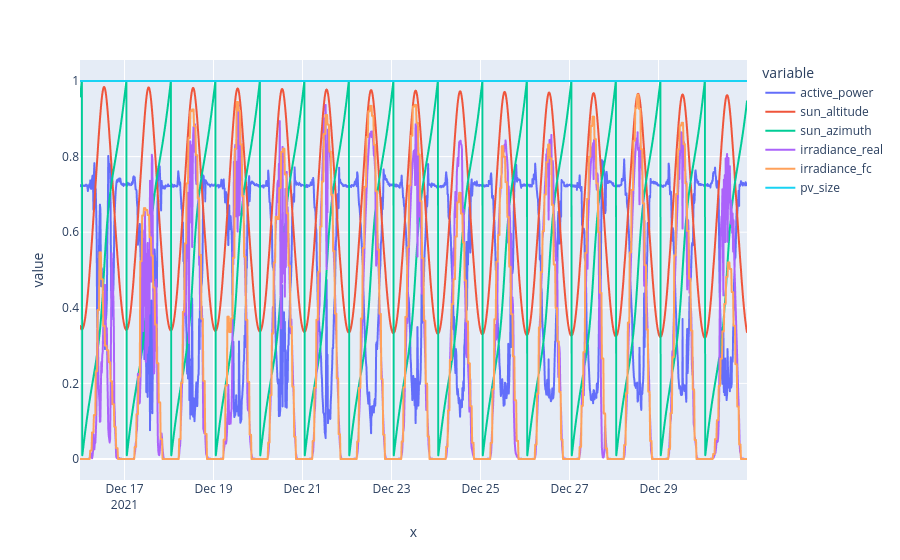

Notebook code cell kept with this figure:
### Markdown cell above
### Scaled testset data for one split (month)

### Code cell
# Read test data
experiment_path = "./saved_runs/test_extended_input" #default path = model_with_all_features
#experiment_path = "./saved_runs/model_with_all_features"
df_test_scaled_list = []
for i in range(6):
    test_data_path = os.path.join(experiment_path, f'test{i}_data_scaled.csv')
    df_test_scaled = pd.read_csv(test_data_path, index_col = 0)
    # Convert timestamps to datetime objects 
    datetime_index = pd.to_datetime(df_test_scaled.index)
    df_test_scaled.index = datetime_index
    df_test_scaled_list.append(df_test_scaled)

fig = px.line(df_test_scaled_list[0], x = df_test_scaled.index, y =  df_test_scaled.columns)
fig.show()

df_test_scaled.head()

### Figure 1 — Plotly figure (JSON) as saved in the notebook; plotly's stock layout.template omitted (floating-point values rounded to 4 significant figures; data arrays with more than 128 entries replaced by an {"elided": "..."} marker saying what was removed)
{"data": [{"hovertemplate": "variable=active_power<br>x=%{x}<br>value=%{y}<extra></extra>", "legendgroup": "active_power", "line": {"color": "#636efa", "dash": "solid"}, "marker": {"symbol": "circle"}, "mode": "lines", "name": "active_power", "showlegend": true, "type": "scattergl", "x": {"elided": "1440 str values"}, "xaxis": "x", "y": {"elided": "1440 float values"}, "yaxis": "y"}, {"hovertemplate": "variable=sun_altitude<br>x=%{x}<br>value=%{y}<extra></extra>", "legendgroup": "sun_altitude", "line": {"color": "#EF553B", "dash": "solid"}, "marker": {"symbol": "circle"}, "mode": "lines", "name": "sun_altitude", "showlegend": true, "type": "scattergl", "x": {"elided": "1440 str values"}, "xaxis": "x", "y": {"elided": "1440 float values"}, "yaxis": "y"}, {"hovertemplate": "variable=sun_azimuth<br>x=%{x}<br>value=%{y}<extra></extra>", "legendgroup": "sun_azimuth", "line": {"color": "#00cc96", "dash": "solid"}, "marker": {"symbol": "circle"}, "mode": "lines", "name": "sun_azimuth", "showlegend": true, "type": "scattergl", "x": {"elided": "1440 str values"}, "xaxis": "x", "y": {"elided": "1440 float values"}, "yaxis": "y"}, {"hovertemplate": "variable=irradiance_real<br>x=%{x}<br>value=%{y}<extra></extra>", "legendgroup": "irradiance_real", "line": {"color": "#ab63fa", "dash": "solid"}, "marker": {"symbol": "circle"}, "mode": "lines", "name": "irradiance_real", "showlegend": true, "type": "scattergl", "x": {"elided": "1440 str values"}, "xaxis": "x", "y": {"elided": "1440 float values"}, "yaxis": "y"}, {"hovertemplate": "variable=irradiance_fc<br>x=%{x}<br>value=%{y}<extra></extra>", "legendgroup": "irradiance_fc", "line": {"color": "#FFA15A", "dash": "solid"}, "marker": {"symbol": "circle"}, "mode": "lines", "name": "irradiance_fc", "showlegend": true, "type": "scattergl", "x": {"elided": "1440 str values"}, "xaxis": "x", "y": {"elided": "1440 float values"}, "yaxis": "y"}, {"hovertemplate": "variable=pv_size<br>x=%{x}<br>value=%{y}<extra></extra>", "legendgroup": "pv_size", "line": {"color": "#19d3f3", "dash": "solid"}, "marker": {"symbol": "circle"}, "mode": "lines", "name": "pv_size", "showlegend": true, "type": "scattergl", "x": {"elided": "1440 str values"}, "xaxis": "x", "y": {"elided": "1440 int values"}, "yaxis": "y"}], "layout": {"legend": {"title": {"text": "variable"}, "tracegroupgap": 0}, "margin": {"t": 60}, "xaxis": {"anchor": "y", "domain": [0, 1], "title": {"text": "x"}}, "yaxis": {"anchor": "x", "domain": [0, 1], "title": {"text": "value"}}}}
